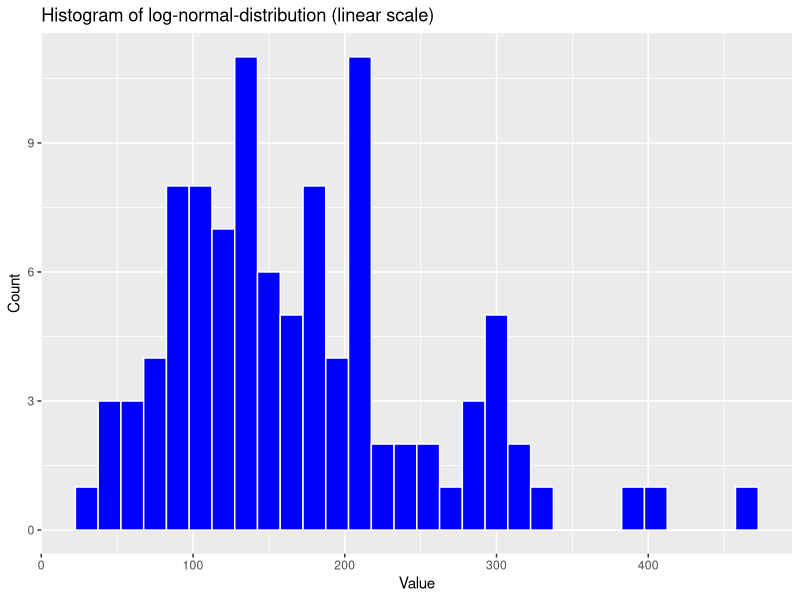
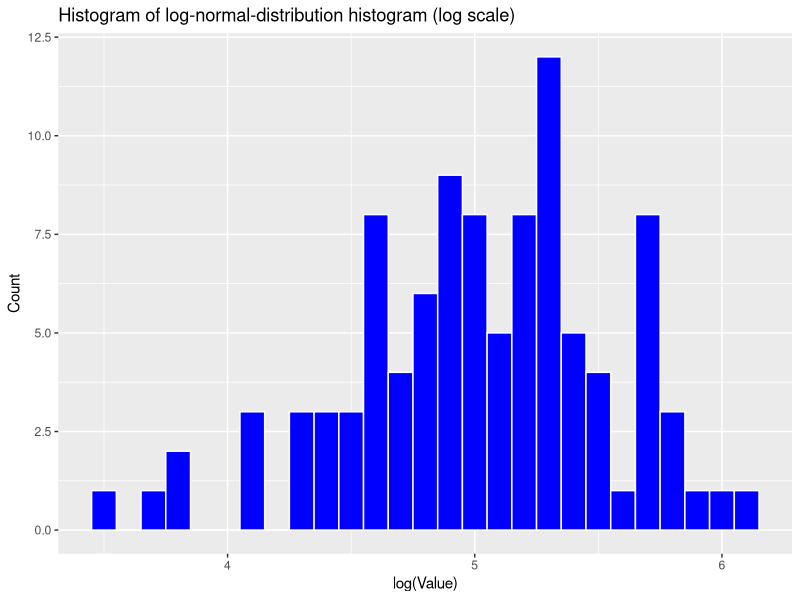
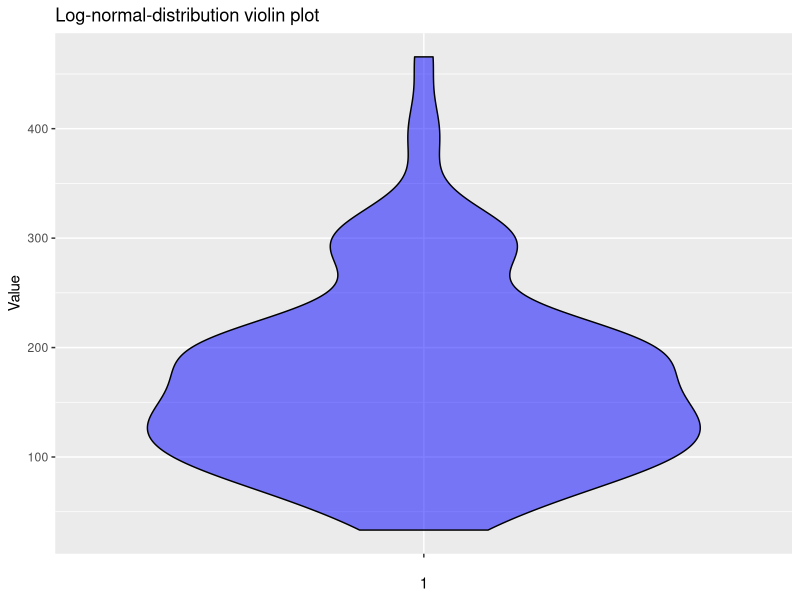

R code for these plots, in order:
## ---- chunk 1
library(tidyverse)
## ---- chunk 2
set.seed(42)
sample <- rlnorm(100, meanlog = 5, sdlog = 0.5)
## ---- chunk 3
ggplot(data = data.frame(sample), aes(x = sample)) +
  geom_histogram(binwidth = 15,
                 fill = "blue",
                 color = "white") +
  labs(title = "Histogram of log-normal-distribution (linear scale)", 
       x = "Value", 
       y = "Count")
## ---- chunk 4
ggplot(data = data.frame(log(sample)), aes(x = log(sample))) +
  geom_histogram(binwidth = 0.1,
                 fill = "blue",
                 color = "white") +
  labs(title = "Histogram of log-normal-distribution histogram (log scale)", 
       x = "log(Value)", 
       y = "Count")
## ---- chunk 5
ggplot(data = data.frame(sample), aes(x = "", y = sample)) +
  geom_violin(fill = "blue", color = "black", alpha = 0.5) +
  labs(title = "Log-normal-distribution violin plot", 
       x = "1", 
       y = "Value")
